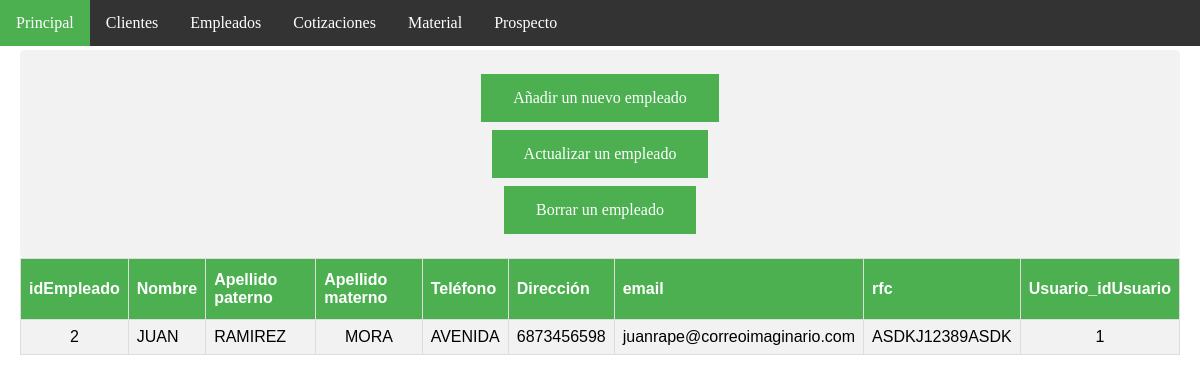
/empleadoAdmon.php (signed in), run on the app's committed database.
### tables this page shows
CREATE TABLE `empleado` (
  `idEmpleado` int(11) NOT NULL AUTO_INCREMENT,
  `nombre` varchar(45) NOT NULL,
  `ape-pat` varchar(45) NOT NULL,
  `ape-mat` varchar(45) NOT NULL,
  `telefono` varchar(45) NOT NULL,
  `direccion` varchar(45) NOT NULL,
  `email` varchar(45) NOT NULL,
  `rfc` varchar(45) NOT NULL,
  `Usuario_idUsuario` int(11) NOT NULL,
  PRIMARY KEY (`idEmpleado`,`Usuario_idUsuario`),
  KEY `fk_Empleado_Usuario1_idx` (`Usuario_idUsuario`),
  CONSTRAINT `fk_Empleado_Usuario1` FOREIGN KEY (`Usuario_idUsuario`) REFERENCES `usuario` (`idUsuario`) ON DELETE NO ACTION ON UPDATE NO ACTION
);

### empleadoAdmon.php (the view, shortened to what this page needs)
<!DOCTYPE html>
<html>
<head>
	<link rel="stylesheet" type="text/css" href="css/page_style.css">
</head>
<body>
<ul>
  <li><a class="active" href="indexAdmin.php">Principal</a></li>
  <li><a href="clienteAdmon.php">Clientes</a></li>
  <li><a href="empleadoAdmon.php">Empleados</a></li>
  <li><a href="cotizacionAdmon.php">Cotizaciones</a></li>
  <li><a href="materialAdmon.php">Material</a></li>
  <li><a href="prospectoAdmon.php">Prospecto</a></li>
</ul>
<div style="padding:20px;margin-top:30px;height:1500px;">
<div align="center" class="container">
	<a class="buttonSha" href="insertEmpleado.php">Añadir un nuevo empleado</a><br>
	<a class="buttonSha" href="updateEmpleado.php">Actualizar un empleado</a><br>
	<a class="buttonSha" href="deleteEmpleado.php">Borrar un empleado</a><br>
</div>
<?php
	$usuario = "root";
	$servidor = "localhost";
$conexion = mysqli_connect( $servidor, $usuario, "" )
or die ("No se ha podido conectar al servidor BD");
$consulta = "SELECT * FROM empleado";
$resultado = mysqli_query( $conexion, $consulta )
        or die ( "Algo ha ido mal en la consulta a la base de datos");
echo"<center>";
echo "<table>";
	echo "<tr>";
		echo "<th>idEmpleado</th>";
		echo "<th>Nombre</th>";
	    echo "<th>Apellido paterno</th>";
	    echo "<th>Apellido materno</th>";
	    echo "<th>Teléfono</th>";
	    echo "<th>Dirección</th>";
	    echo "<th>email</th>";
	    echo "<th>rfc</th>";
	    echo "<th>Usuario_idUsuario</th>";
	echo "</tr>";
	while ($registro = mysqli_fetch_array( $resultado ))
		{
		echo "<tr>";
		echo "<td align='center'>" . $registro['idEmpleado'] . "</td><td>" . $registro['nombre'] . "</td>";
		echo "<td>".$registro['ape-pat']."</td>";
		echo "<td align='center'>".$registro['ape-mat']. "</td>";
		echo "<td align='center'>".$registro['direccion']. "</td>";
		echo "<td align='center'>".$registro['telefono']. "</td>";
		echo "<td align='center'>".$registro['email']. "</td>";
		echo "<td align='center'>".$registro['rfc']. "</td>";
		echo "<td align='center'>".$registro['Usuario_idUsuario']. "</td>";
	echo "</tr>";
		}
	echo "</table>";
 ?>
</div>
</body>
</html>

### css/page_style.css (style rules this page uses)
.buttonSha { background-color: #4CAF50; border: none; color: white; padding: 15px 32px; text-align: center; text-decoration: none; display: inline-block; font-size: 16px; margin: 4px 2px; cursor: pointer; -webkit-transition-duration: 0.4s; transition-duration: 0.4s; }
table { font-family: "Trebuchet MS", Arial, Helvetica, sans-serif; border-collapse: collapse; width: 100%; }
td,th { border: 1px solid #ddd; padding: 8px; }
tr:nth-child(even) { background-color: #f2f2f2; }
th { padding-top: 12px; padding-bottom: 12px; text-align: left; background-color: #4CAF50; color: white; }
* { box-sizing: border-box; }
.container { border-radius: 5px; background-color: #f2f2f2; padding: 20px; }
body { margin:0; }
ul { list-style-type: none; margin: 0; padding: 0; overflow: hidden; background-color: #333; position: fixed; top: 0; width: 100%; }
li { float: left; }
li a { display: block; color: white; text-align: center; padding: 14px 16px; text-decoration: none; }
.active { background-color: #4CAF50; }

### data on the page
empleado: idEmpleado "2", nombre "JUAN", value "RAMIREZ", value "MORA", direccion "AVENIDA", telefono "6873456598", email "juanrape@correoimaginario.com", rfc "ASDKJ12389ASDK", Usuario_idUsuario "1"
